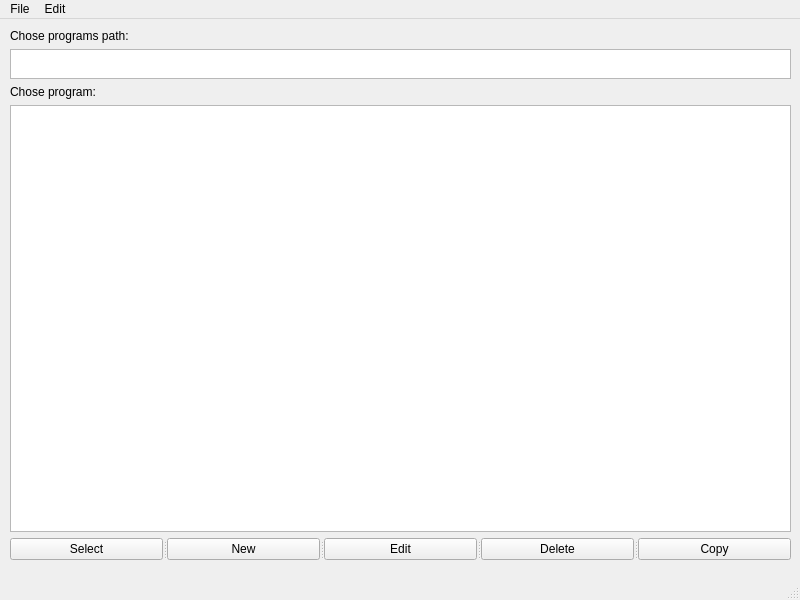
<?xml version="1.0" encoding="UTF-8"?>
<ui version="4.0">
 <class>MainWindow</class>
 <widget class="QMainWindow" name="MainWindow">
  <property name="geometry">
   <rect>
    <x>0</x>
    <y>0</y>
    <width>800</width>
    <height>600</height>
   </rect>
  </property>
  <property name="windowTitle">
   <string>ComputerVision SIWEK</string>
  </property>
  <widget class="QWidget" name="centralwidget">
   <widget class="QStackedWidget" name="stackedWidget">
    <property name="geometry">
     <rect>
      <x>0</x>
      <y>-10</y>
      <width>801</width>
      <height>591</height>
     </rect>
    </property>
    <property name="currentIndex">
     <number>0</number>
    </property>
    <widget class="QWidget" name="programsList">
     <widget class="QWidget" name="verticalLayoutWidget_2">
      <property name="geometry">
       <rect>
        <x>10</x>
        <y>20</y>
        <width>781</width>
        <height>531</height>
       </rect>
      </property>
      <layout class="QVBoxLayout" name="verticalLayout_2">
       <item>
        <widget class="QLabel" name="label">
         <property name="text">
          <string>Chose programs path:</string>
         </property>
        </widget>
       </item>
       <item>
        <widget class="QTextEdit" name="textEdit">
         <property name="maximumSize">
          <size>
           <width>16777215</width>
           <height>30</height>
          </size>
         </property>
         <property name="inputMethodHints">
          <set>Qt::ImhNone</set>
         </property>
        </widget>
       </item>
       <item>
        <widget class="QLabel" name="label_2">
         <property name="text">
          <string>Chose program:</string>
         </property>
        </widget>
       </item>
       <item>
        <widget class="QListWidget" name="programListWidget"/>
       </item>
       <item>
        <widget class="QSplitter" name="splitter">
         <property name="orientation">
          <enum>Qt::Horizontal</enum>
         </property>
         <widget class="QPushButton" name="selectButton">
          <property name="text">
           <string>Select</string>
          </property>
         </widget>
         <widget class="QPushButton" name="newButton">
          <property name="text">
           <string>New</string>
          </property>
          <property name="autoDefault">
           <bool>false</bool>
          </property>
         </widget>
         <widget class="QPushButton" name="editButton">
          <property name="text">
           <string>Edit</string>
          </property>
         </widget>
         <widget class="QPushButton" name="deleteButton">
          <property name="text">
           <string>Delete</string>
          </property>
         </widget>
         <widget class="QPushButton" name="copyButton">
          <property name="text">
           <string>Copy</string>
          </property>
         </widget>
        </widget>
       </item>
      </layout>
     </widget>
    </widget>
    <widget class="QWidget" name="empty">
     <property name="enabled">
      <bool>true</bool>
     </property>
    </widget>
   </widget>
  </widget>
  <widget class="QMenuBar" name="menubar">
   <property name="geometry">
    <rect>
     <x>0</x>
     <y>0</y>
     <width>800</width>
     <height>22</height>
    </rect>
   </property>
   <widget class="QMenu" name="menuComputerVision_SIWEK">
    <property name="title">
     <string>File</string>
    </property>
   </widget>
   <widget class="QMenu" name="menuEdit">
    <property name="title">
     <string>Edit</string>
    </property>
   </widget>
   <addaction name="menuComputerVision_SIWEK"/>
   <addaction name="menuEdit"/>
  </widget>
  <widget class="QStatusBar" name="statusbar"/>
  <action name="actionselectButtonClicked">
   <property name="text">
    <string>selectButtonClicked</string>
   </property>
   <property name="shortcut">
    <string>Return</string>
   </property>
  </action>
 </widget>
 <resources/>
 <connections>
  <connection>
   <sender>selectButton</sender>
   <signal>clicked()</signal>
   <receiver>MainWindow</receiver>
   <slot>update()</slot>
   <hints>
    <hint type="sourcelabel">
     <x>94</x>
     <y>549</y>
    </hint>
    <hint type="destinationlabel">
     <x>399</x>
     <y>299</y>
    </hint>
   </hints>
  </connection>
 </connections>
</ui>
